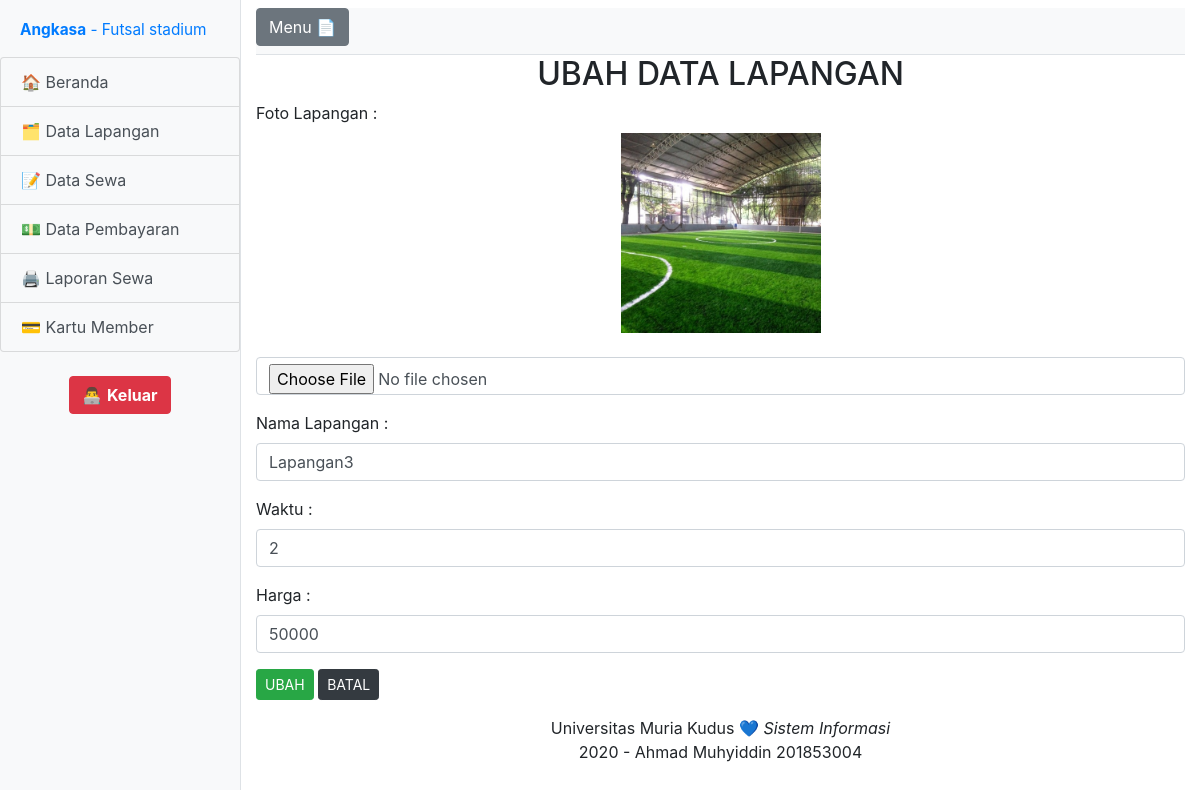
The page /index.php?halaman=lapangan_ubah&id=53 (signed in) on the database its author committed.
### tables this page shows
CREATE TABLE `tb_lapangan` (
  `id` int(11) NOT NULL,
  `foto` varchar(100) NOT NULL,
  `nama_lapangan` varchar(15) NOT NULL,
  `waktu` int(2) NOT NULL,
  `harga` int(10) NOT NULL
);

### functions.php (called while the page is built, shortened)
<?php
$konek = mysqli_connect("localhost","root","","db_lapangan");
function query($query) {
  global $konek;
  $result = mysqli_query($konek, $query);
  $rows = [];
  while($row = mysqli_fetch_assoc($result)) {
    $rows[] = $row;
  }
  return $rows;
}
?>

### lapangan/lapangan_ubah.php (the view, shortened to what this page needs)
<?php
require 'functions.php';
$id = $_GET['id'];
$lapangan = query("SELECT * FROM tb_lapangan WHERE id = $id")[0];
?>
<form action="" method="post" enctype="multipart/form-data">
  <center><h2>UBAH DATA LAPANGAN</h2></center>
    <div class="form-group">
      <label for="txtFotoLapangan">Foto Lapangan :</label> <br>
      <center><img width="200px" class="mb-4" src="img/imgserver/<?=$lapangan["foto"];?>"></center>
      <input type="file" class="form-control" name="txtFotoLapangan" id="txtFotoLapangan">
    </div>
    <div class="form-group">
      <label for="txtNamaLapangan">Nama Lapangan :</label>
      <input type="text" class="form-control" value="<?=$lapangan["nama_lapangan"];?>" name="txtNamaLapangan" id="txtNamaLapangan" required="">
    </div>
    <div class="form-group">
      <label for="txtWaktu">Waktu :</label>
      <input type="number" class="form-control" value="<?=$lapangan["waktu"];?>" name="txtWaktu" id="txtWaktu" required="">
    </div>
    <div class="form-group">
      <label for="txtHarga">Harga :</label>
      <input type="number" class="form-control" value="<?=$lapangan["harga"];?>" name="txtHarga" id="txtHarga" required="">
    </div>
    <div class="form-group">
      <button type="submit" class="btn btn-success btn-sm" name="btnUBAH">UBAH</button>
      <a href="?halaman=lapangan_tampil" class="btn btn-dark btn-sm">BATAL</a>
    </div>
</form>

### css/simple-sidebar.css (style rules this page uses)
body { overflow-x: hidden; }

### rows shown on the page
tb_lapangan: foto (picture), txtNamaLapangan "Lapangan3", txtWaktu "2", txtHarga "50000"
